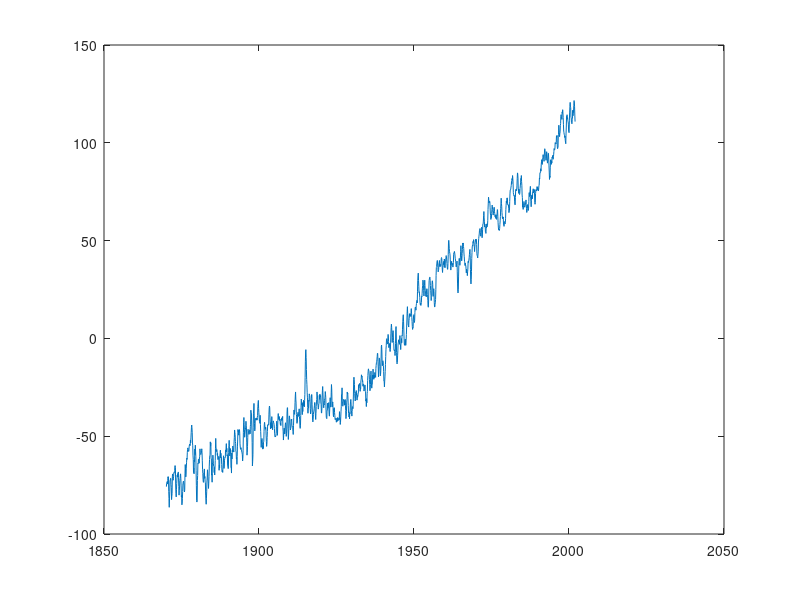

Source code (MATLAB): (Note: this script raises an error after producing the figure.)
%% Grace, Nolen, and KTP
% Hawaii sea level rise

%% Step #1: load in dataset 1 --> monthly global mean sea level rise 1870-2001 from .txt file
% File info: Columns: Year, Sea Level (?), Standard deva
fileID = fopen('church_white_grl_gmsl.txt','r');
rawglobalslr = fscanf(fileID,'%f %f %f',[3, Inf]);
fclose(fileID);

globalslr = rawglobalslr';

%% Step #1a: analyze dataset 1

figure(1);
%sea level (mm) by time 1860-present
plot(globalslr(:,1),globalslr(:,2));

%% Step #2 load in dataset 2 --> local sea level rise, Hawaii cities 
% info: from 1927-present

%Var1 = year
%Var2 = month
%Var3 = day
%Var4 = sea level (units?)
% lat lon

honolulu = readtable('d057_honolulu.csv');      %21.30700	-157.86700
nawiliwili = readtable('d058_nawiliwili.csv');  %21.96700	-159.35000
kahului = readtable('d059_kahului.csv');        %20.90000	-156.46700
hilo = readtable('d060_hilo.csv');              %19.73300	-155.06700
mokuoloe = readtable('d061_mokuoloe.csv');      %21.43300	-157.80000
barberspt = readtable('d547_barberspoint.csv'); %21.32000	-158.12000
kaumalapau = readtable('d548_kaumalapau.csv');  %20.78000	-156.90000
kawaihae = readtable('d552_kawaihae.csv');      %20.03300	-155.83300

cityLat = [21.30700, 21.96700, 20.90000, 19.73300, 21.43300, 21.32000, 20.78000, 20.03300];
cityLon = [-157.86700, -159.35000, -156.46700, -155.06700, -157.80000, -158.12000, -156.90000, -155.83300]

figure(2); clf
worldmap([18 23],[-160 -154])
geoshow('landareas.shp','FaceColor','black')
title('Tidal Gauge Locations')
scatterm(cityLat,cityLon,50,'r','filled');

%% Step #2b: For each location, average the data to yearly values

%% Step #2c: Average the 7 cities for a 'Hawaiian' Sea level data set
% maybe not do this? hard bc the cities have different time scales
% instead going to calculate rates of change, I think

%% Step #3: load in dataset 3 --> global monthly SST 1891-present from .nc file
% data from NOAA
% NBB has ful global data set on her comp. It runs through SSTdata
% info: from 1891-present
%       this is only the Hawaiian subset
%       3D which goes lon X lat X time
%       time is months from 1891 January to 2019 March

ncfile = 'SST1x1Hawaii.nc' ; % nc file name
% To get information about the nc file
ncinfo(ncfile);
% to display nc file
ncdisp(ncfile);
% to read a vriable 'var' exisiting in nc file
sstHawaii = ncread(ncfile,'sst');
%% Step #3b: Average the SST for each year
% ignore the last 'page' in this file)
sstYearlyHawaii = zeros(10,6,127);

%sum all temps over each year then divide
for i = 1:10
    for j = 1:6
        for k = 1:1523
           sstYearlyHawaii(i,j,(floor(k/12)+1)) = sstYearlyHawaii(i,j,(floor(k/12)+1)) + sstHawaii(i,j,k);
        end 
    end 
end 

sstYearlyHawaii = sstYearlyHawaii/12;

%% Step #3c Plot SST and Sea Level Rise


  